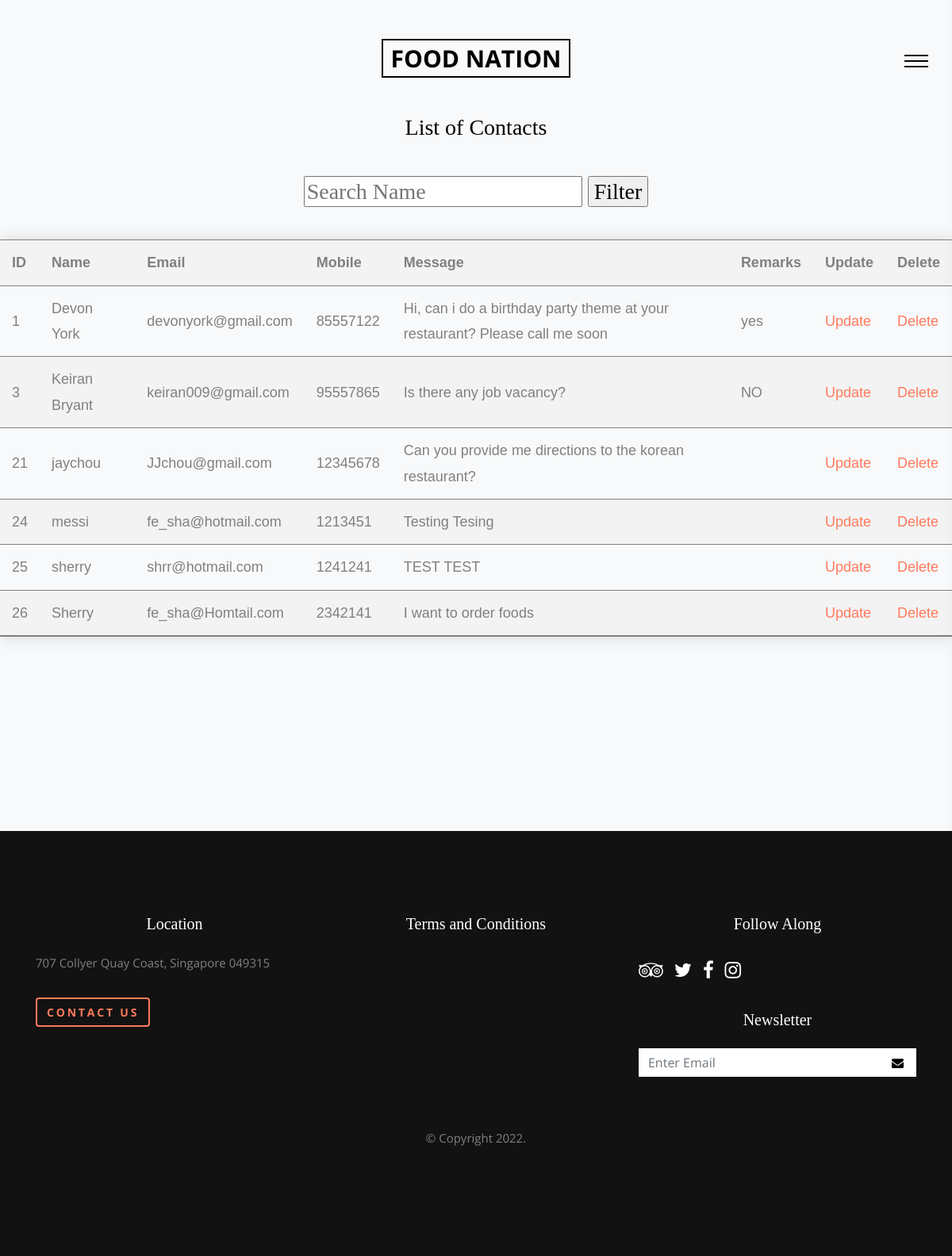
The app's page /admin-managecontacts.php (signed in) with its own data.
### tables this page shows
CREATE TABLE `contacts` (
  `id` int(11) NOT NULL,
  `name` varchar(200) DEFAULT NULL,
  `email` varchar(200) DEFAULT NULL,
  `mobile` int(8) DEFAULT NULL,
  `message` varchar(200) DEFAULT NULL,
  `remarks` varchar(200) DEFAULT NULL
);

### admin-managecontacts.php (the view, shortened to what this page needs)
<?php
	if(isset($_POST['search']))
{
    $valueToSearch = $_POST['valueToSearch'];
    $query = "SELECT * FROM `contacts` WHERE CONCAT(`id`, `name`, `email`, `mobile`, `message`, `remarks`) LIKE '%".$valueToSearch."%'";
    $search_result = filterTable($query);
}
 else {
    $query = "SELECT * FROM `contacts`";
    $search_result = filterTable($query);
}
function filterTable($query)
{
    $connect = mysqli_connect("localhost", "root", "", "rbs");
    $filter_Result = mysqli_query($connect, $query);
    return $filter_Result;
}
?>
<!doctype html>
<html lang="en">
  <head>
    <?php include('./includes/admin-header.php') ?>
  </head>
    <body class="bg-light">
    <body data-spy="scroll" data-target="#ftco-navbar-spy" data-offset="0">
	<table class="styled-table">
	<tr>
	<br><br><br><br><h3>List of Contacts</h3><br>
	</tr>
	<h3><form action="admin-managecontacts.php" method="post">
				<input type="text" name="valueToSearch" placeholder="Search Name">
				<input type="submit" name="search" value="Filter"><br><br></h3>
	<tr>
		<th>ID</th>
		<th>Name</th>
		<th>Email</th>
		<th>Mobile</th>
		<th>Message</th>
		<th>Remarks</th>
		<th>Update</th>
		<th>Delete</th>
	</tr>
	<?php while($rows=mysqli_fetch_array($search_result)):?>
			<tr>
				<td><?php echo $rows['id'] ;?></td>
				<td><?php echo $rows['name'] ;?></td>
				<td><?php echo $rows['email'] ;?></td>
				<td><?php echo $rows['mobile'] ;?></td>
				<td><?php echo $rows['message'] ;?></td>
				<td><?php echo $rows['remarks'] ;?></td>
				<td><a href="admin-updatepercontactform.php?id=<?php echo $rows['id'];?>">Update</a></td>
				<td><a href="admin-deletepercontactform.php?id=<?php echo $rows['id'];?>">Delete</a></td>
			</tr>
		<?php endwhile;?>
	</table>
        <?php include('./includes/footer.php') ?>
	</body>
</body>
</html>

### css/style.css (style rules this page uses)
html { overflow-x: hidden; }
body { background: #fff; font-family: "Open Sans", Arial, sans-serif; font-size: 20px; line-height: 1.8; font-weight: 300; color: gray; }
a { -webkit-transition: .3s all ease; -o-transition: .3s all ease; transition: .3s all ease; text-decoration: none; }
h1, h2, h3, h4, h5 { color: #000; font-family: "Playfair Display", serif; }

### admin-managecontacts.php (style rules this page uses)
.styled-table { border-collapse: collapse; margin-left: auto; margin-right: auto; font-size: 0.9em; font-family: sans-serif; min-width: 90%; box-shadow: 0 0 20px rgba(0, 0, 0, 0.15); }
.styled-table th, .styled-table td { padding: 12px 15px; }
.styled-table tbody tr { border-bottom: thin solid #808080; }
.styled-table tbody tr:nth-of-type(even) { background-color: #f3f3f3; }
.styled-table tbody tr:last-of-type { border-bottom: 2px solid #808080; }
h3 { text-align: center; }

### records on screen
contacts: id "1", name "Devon York", email "devonyork@gmail.com", mobile "85557122", message "Hi, can i do a birthday party theme at your restaurant? Please call me soon", remarks "yes"
contacts: id "3", name "Keiran Bryant", email "keiran009@gmail.com", mobile "95557865", message "Is there any job vacancy?", remarks "NO"
contacts: id "21", name "jaychou", email "JJchou@gmail.com", mobile "12345678", message "Can you provide me directions to the korean restaurant?"
contacts: id "24", name "messi", email "fe_sha@hotmail.com", mobile "1213451", message "Testing Tesing"
contacts: id "25", name "sherry", email "shrr@hotmail.com", mobile "1241241", message "TEST TEST"
contacts: id "26", name "Sherry", email "fe_sha@Homtail.com", mobile "2342141", message "I want to order foods"
